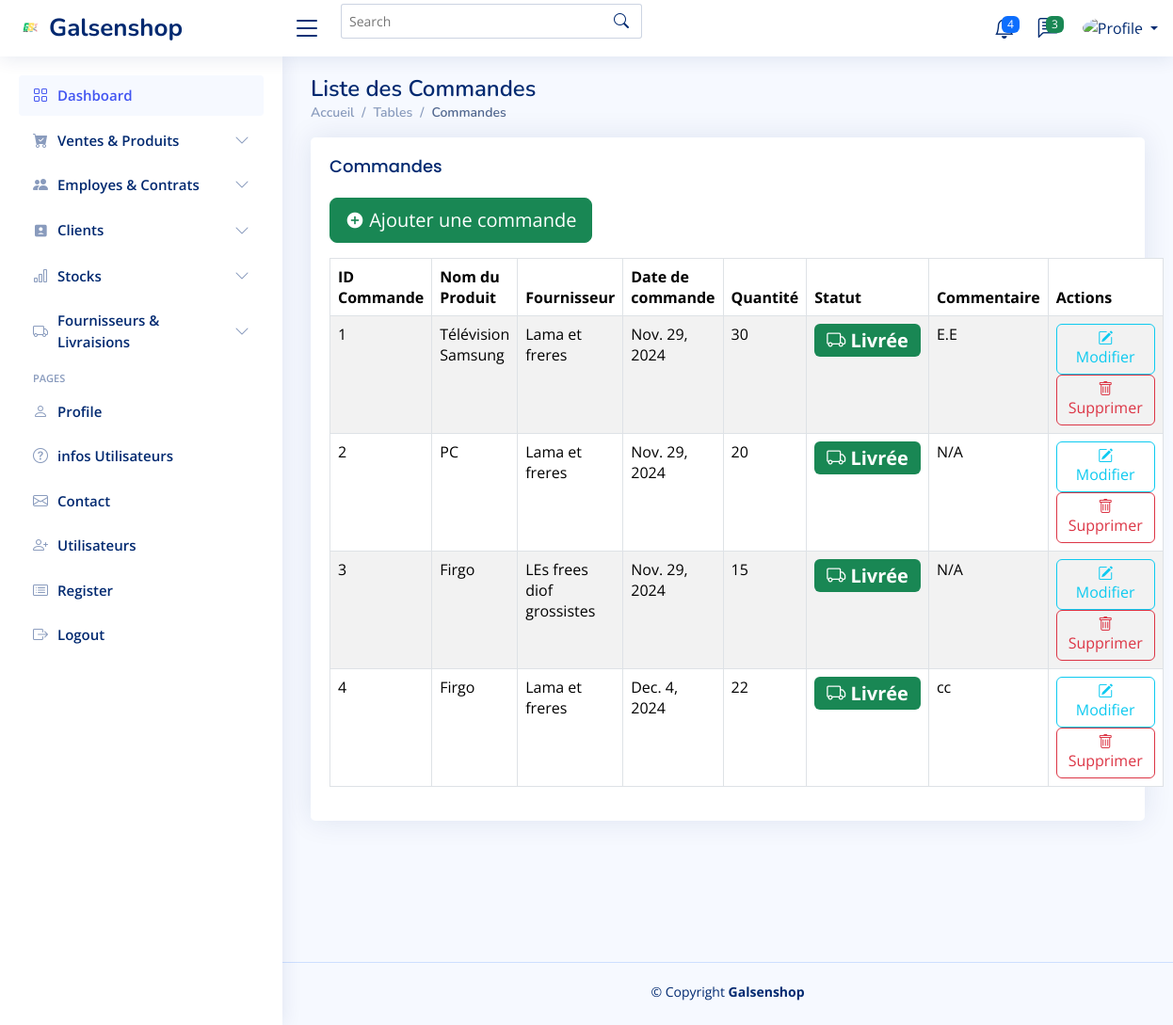
The page /liste_commandes/ on the database its author committed.
### application/models.py (models this page shows, shortened)
class CommandeApprovisionnement(models.Model):
    produit = models.ForeignKey(Stock, related_name='commandes', on_delete=models.CASCADE)
    fournisseur = models.ForeignKey(Fournisseur, on_delete=models.CASCADE, related_name="commandes")
    date_commande = models.DateField(verbose_name="Date de Commande",null=False,  # Si vous souhaitez qu'il reste obligatoire
        blank=False,  # Empêche les champs vides dans les formulaires
        default=datetime.date.today  # Fournit une valeur par défaut (optionnel)
    )
    quantite = models.PositiveIntegerField()
    statut = models.CharField(max_length=50, choices=[('en_cours', 'En Cours'), ('livree', 'Livrée')], default='en_cours')
    commentaire = models.TextField(blank=True, null=True)

class Stock(models.Model):
    STATUT_CHOICES = [
        ('en_stock', 'En stock'),
        ('rupture', 'Rupture'),
        ('en_approvisionnement', 'En approvisionnement'),
        ('reserve', 'Réservé'),
    ]
    EMPLACEMENT_CHOICES = [
        ('entrepot_1', 'Entrepôt 1'),
        ('entrepot_2', 'Entrepôt 2'),
        ('magasin', 'Magasin'),
        ('reserve', 'Réserve'),
        ('autre', 'Autre'),
    ]
    produit = models.OneToOneField(Produit, on_delete=models.CASCADE, related_name='stock')
    emplacement = models.CharField(max_length=50, choices=EMPLACEMENT_CHOICES, default='entrepot_1')
    quantite = models.PositiveIntegerField(default=0)
    statut = models.CharField(max_length=20, choices=STATUT_CHOICES, default='en_stock')  # Statut du stock
    date_ajout = models.DateTimeField(auto_now_add=True)

class Produit(models.Model):
    nom = models.CharField(max_length=100)
    description = models.TextField(blank=True, null=True)
    prix = models.DecimalField(max_digits=10, decimal_places=2)
    categorie = models.ForeignKey('Categorie', on_delete=models.CASCADE, related_name='produits')
    actif = models.BooleanField(choices=[(True, 'Disponible'), (False, 'Indisponible')], default=False)
    image = models.ImageField(upload_to='produits/', blank=True, null=True)

class Fournisseur(models.Model):
    nom = models.CharField(max_length=100)
    email = models.EmailField(null=True, blank=True)
    telephone = models.CharField(max_length=15, null=True, blank=True)
    adresse = models.TextField(null=True, blank=True)
    date_ajout = models.DateTimeField(auto_now_add=True)

### application/views.py (the view)
# urls.py: path('liste_commandes/', views.liste_commandes, name='liste_commandes'),  #
def liste_commandes(request):
    commandes = CommandeApprovisionnement.objects.all()
    return render(request, 'commande/liste_commandes.html', {'commandes': commandes})

### templates/commande/liste_commandes.html (shortened to what this page needs)
{% extends "base.html" %} {% load static %} {% block content %}
<main id="main" class="main">
  <div class="pagetitle">
    <h1>Liste des Commandes</h1>
    <nav>
      <ol class="breadcrumb">
        <li class="breadcrumb-item"><a href="{% url 'home' %}">Accueil</a></li>
        <li class="breadcrumb-item">Tables</li>
        <li class="breadcrumb-item active">Commandes</li>
      </ol>
    </nav>
  </div>
  <section class="section">
    <div class="row">
      <div class="col-lg-12">
        <div class="card">
          <div class="card-body">
            <h5 class="card-title">Commandes</h5>
            <button
              type="button"
              class="btn btn-success btn-lg mb-3"
              onclick="window.location.href='{% url 'ajouter_commande' %}'"
            >
              <i class="ri-add-circle-fill"></i> Ajouter une commande
            </button>
            <table
              class="table table-striped table-bordered table-hover datatable"
            >
              <thead>
                <tr>
                  <th>ID Commande</th>
                  <th>Nom du Produit</th>
                  <th>Fournisseur</th>
                  <th>Date de commande</th>
                  <th>Quantité</th>
                  <th>Statut</th>
                  <th>Commentaire</th>
                  <th>Actions</th>
                </tr>
              </thead>
              <tbody>
                {% for commande in commandes %}
                <tr>
                  <td>{{ commande.id }}</td>
                  <td>{{ commande.produit.produit.nom }}</td>
                  <td>{{ commande.fournisseur.nom }}</td>
                  <td>{{ commande.date_commande }}</td>
                  <td>{{ commande.quantite }}</td>
                  <td>
                    <span
                      class="badge {% if commande.statut == 'livree' %}bg-success{% else %}bg-warning{% endif %} fs-5"
                    >
                      {% if commande.statut == 'livree' %}
                      <i class="bi bi-truck"></i> Livrée {% else %}
                      <i class="bi bi-clock-history"></i> En cours {% endif %}
                    </span>
                  </td>
                  <td>{{ commande.commentaire|default:"N/A" }}</td>
                  <td>
                    <a
                      class="btn btn-outline-info"
                      href="{% url 'modifier_commande' commande.id %}"
                    >
                      <i class="bi bi-pencil-square"></i> Modifier
                    </a>
                    <a
                      href="#"
                      class="btn btn-outline-danger"
                      data-bs-toggle="modal"
                      data-bs-target="#deleteModal{{ commande.id }}"
                    >
                      <i class="bi bi-trash"></i> Supprimer
                    </a>
                  </td>
                </tr>
                {% endfor %}
              </tbody>
            </table>
          </div>
        </div>
      </div>
    </div>
  </section>
</main>
{% endblock content %}

### static/assets/css/style.css (style rules this page uses)
:root { scroll-behavior: smooth; }
body { font-family: "Open Sans", sans-serif; background: #f6f9ff; color: #444444; }
a { color: #4154f1; text-decoration: none; }
h1, h2, h3, h4, h5, h6 { font-family: "Nunito", sans-serif; }
#main { margin-top: 60px; padding: 20px 30px; transition: all 0.3s; }
.pagetitle { margin-bottom: 10px; }
.pagetitle h1 { font-size: 24px; margin-bottom: 0; font-weight: 600; color: #012970; }
.card { margin-bottom: 30px; border: none; border-radius: 5px; box-shadow: 0px 0 30px rgba(1, 41, 112, 0.1); }
.card-title { padding: 20px 0 15px 0; font-size: 18px; font-weight: 500; color: #012970; font-family: "Poppins", sans-serif; }
.card-body { padding: 0 20px 20px 20px; }
.breadcrumb { font-size: 14px; font-family: "Nunito", sans-serif; color: #899bbd; font-weight: 600; }
.breadcrumb a { color: #899bbd; transition: 0.3s; }
.breadcrumb .breadcrumb-item::before { color: #899bbd; }
.breadcrumb .active { color: #51678f; font-weight: 600; }
@media (min-width: 1200px) { #main, #footer { margin-left: 300px; } }

### rows shown on the page
CommandeApprovisionnement: id "1", produit.produit.nom "Télévision Samsung", fournisseur.nom "Lama et freres", date_commande "Nov. 29, 2024", quantite "30", statut "livree" (drawn), commentaire "E.E"
CommandeApprovisionnement: id "2", produit.produit.nom "PC", fournisseur.nom "Lama et freres", date_commande "Nov. 29, 2024", quantite "20", statut "livree" (drawn), commentaire "N/A"
CommandeApprovisionnement: id "3", produit.produit.nom "Firgo", fournisseur.nom "LEs frees diof grossistes", date_commande "Nov. 29, 2024", quantite "15", statut "livree" (drawn), commentaire "N/A"
CommandeApprovisionnement: id "4", produit.produit.nom "Firgo", fournisseur.nom "Lama et freres", date_commande "Dec. 4, 2024", quantite "22", statut "livree" (drawn), commentaire "cc"
